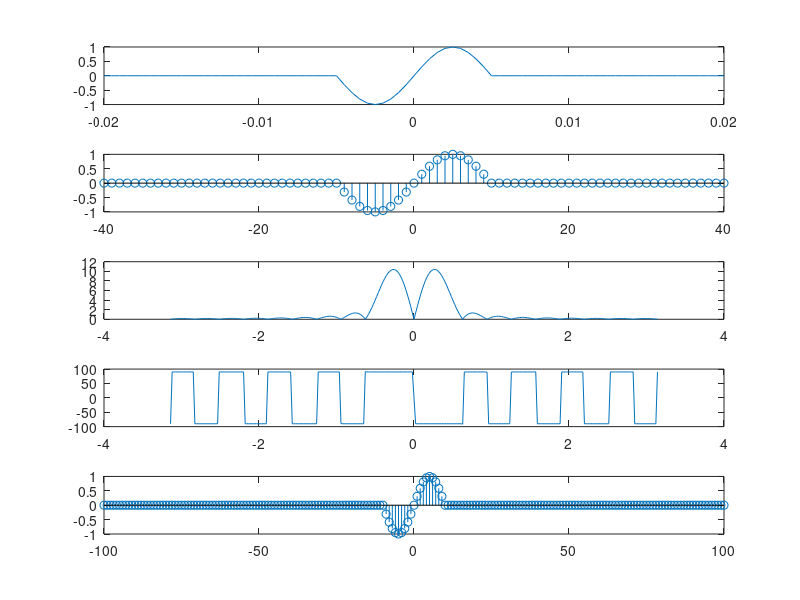

MATLAB code for this plot:
clc;
clearvars;
close all;

f = 100;
T = 1/f;
Fs = 2000;
dt = 1/Fs;

t = -.02:dt:0.02;
n = t/dt;
x = zeros(1, length(t));

for i = 1: length(t)
    if t(i)>= -.005 && t(i)<=0.005
    x(i) = sin(2*pi*f*t(i));
    end
end

M = 301;
w = linspace(-pi,pi,M);
dw = w(2)-w(1);
X = zeros(1,M);

for b = 1:length(x) 
    for a = 1:M
        X(a) = X(a) + x(b) * exp(-1i* w(a)*n(b));
    end
end


n_re = -100:100;
x_re = zeros(1, length(n_re));

for ii = 1:M
    for jj = 1:length(n_re)
        x_re(jj) = x_re(jj) + (1/(2*pi))*X(ii)*exp(1i*w(ii)*n_re(jj))*dw;
    end
end



subplot(511)
plot(t,x)
subplot(512)
stem(n,x)
subplot(513)
plot(w, abs(X));
subplot(514)
plot(w, angle(X)*180/pi);
subplot(515)
stem(n_re, x_re);

